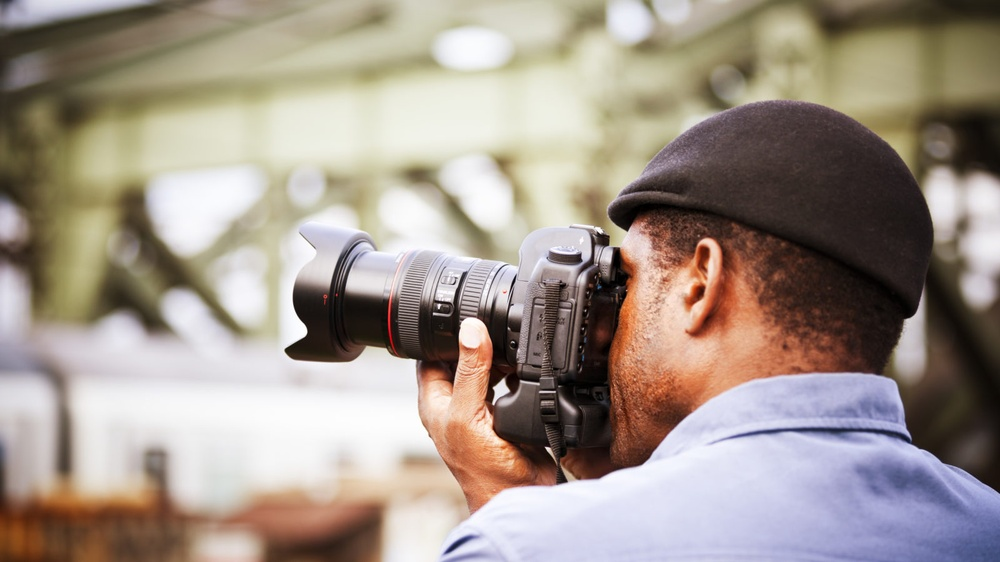
#> input picture image_failed.jpg, 1000 x 562 px, shrunk from 1600 x 900 before the run
$ python -i app.py   (imports and definitions only)
#> lines starting #> are read from the running program, lines starting #| are printed output that depends on the picture
#> further down, picture is the input picture: shape (562, 1000, 3); mean B, G, R 138.5, 148.8, 160.9
from flask import Flask, jsonify, Response
import cv2
import os
from flask import Flask, flash, request, redirect, url_for, send_from_directory

UPLOAD_FOLDER = 'upload'
ALLOWED_EXTENSIONS = {'txt', 'pdf', 'png', 'jpg', 'jpeg', 'gif'}

# [17 lines left out: function choice_face, not called in this run]

def detect_face(image):
    # Carregando o classificador
    classificador = cv2.CascadeClassifier('haarcascade_frontalface_default.xml')

    # Convertendo para cinza
    image_grayscale = cv2.cvtColor(image, cv2.COLOR_BGR2GRAY)
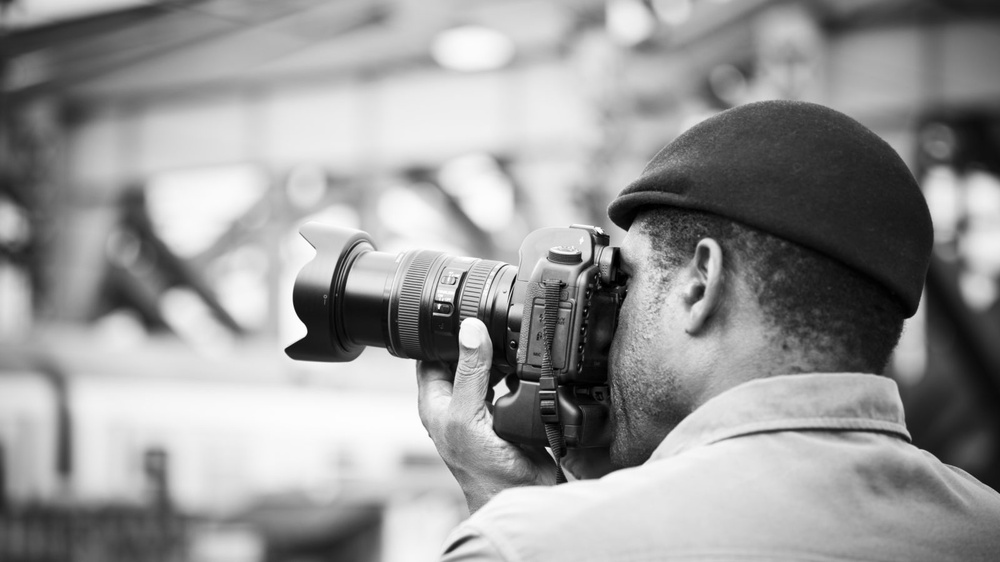
#> image_grayscale: shape (562, 1000); min 0, max 255, mean 151.2

    # Detectando faces no frame
    faces_detectadas = classificador.detectMultiScale(image_grayscale, scaleFactor=1.1, minNeighbors=16)  # parâmetros principais
#> faces_detectadas = ()
    # scaleFactor: Parâmetro que especifica o quanto o tamanho da imagem é reduzido em cada escala de imagem.
    # minNeighbors: Parâmetro que especifica quantos vizinhos cada retângulo candidato deve ter para retê-lo.

    if len(faces_detectadas) > 0:
        # Marcando na imagem o maior rosto encontrado
        image = choice_face(image, faces_detectadas)

        # Using cv2.putText() method
        image = cv2.putText(image, 'Face frontal detected!!!', (35, 35), cv2.FONT_ITALIC, 1, (0, 255, 0), 5, cv2.LINE_AA)
        return True, image

    # Preparando a imagem para caso o algoritmo não encontre faces na imagem
    image = cv2.merge((image_grayscale, image_grayscale, image_grayscale))
    image = cv2.putText(image, 'Face frontal not detected!!!', (35, 35), cv2.FONT_ITALIC, 1, (0, 0, 255), 5, cv2.LINE_AA)
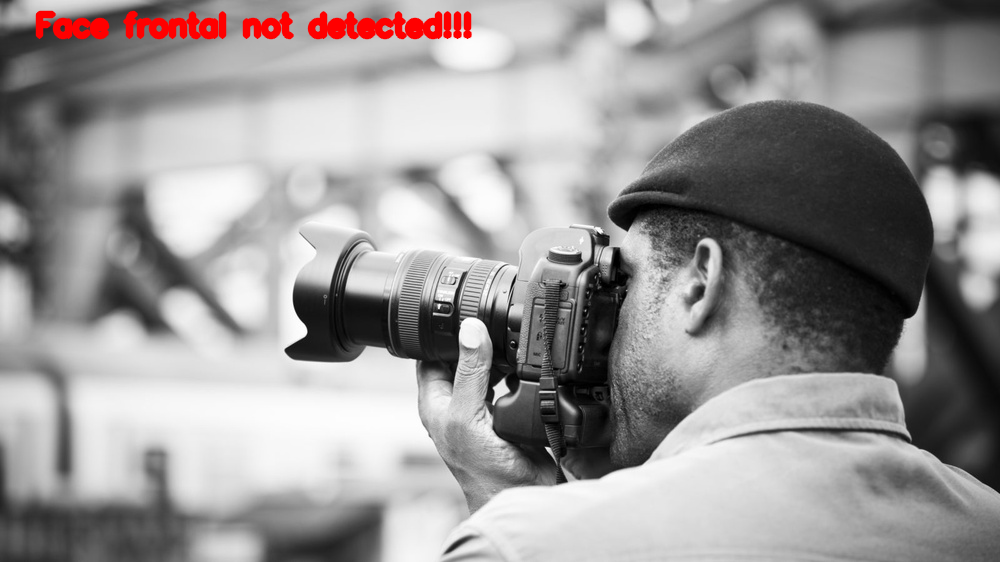
#> image: shape (562, 1000, 3); mean of channels 0, 1, 2 149.4, 149.4, 152.5; drawn as B, G, R
    return False, image

def allowed_file(filename):
    return '.' in filename and \
           filename.rsplit('.', 1)[1].lower() in ALLOWED_EXTENSIONS

# [7 lines left out: function main, not called in this run]

# [1 line not run here, left out]
# [1 line that did not run here, left out]

# [3 lines that did not run here, left out]

# [6 lines that did not run here, left out]

# [6 lines that did not run here, left out]

# [25 lines that did not run here, left out]

# [4 lines not run here, left out]

>>> import cv2
>>> picture = cv2.imread('image_failed.jpg')
>>> result = detect_face(picture)

$ run again, on image_not_success.jpg
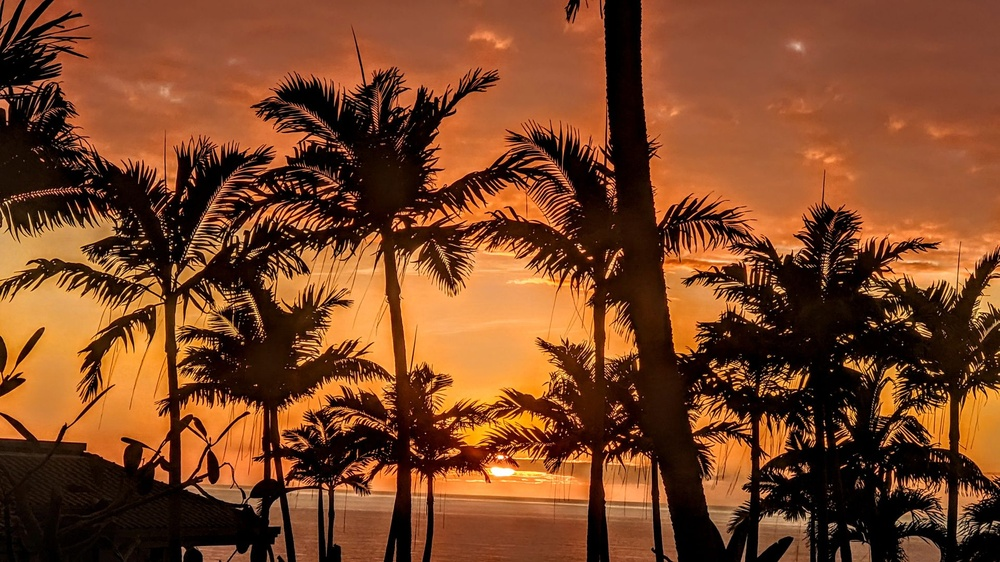
#> input picture image_not_success.jpg, 1000 x 562 px, shrunk from 1920 x 1080 before the run
#> picture is the input picture: shape (562, 1000, 3); mean B, G, R 37.5, 68.8, 122.7
#> in detect_face, `image_grayscale = cv2.cvtColor(image, cv2.COLOR_BGR2GRAY)`:
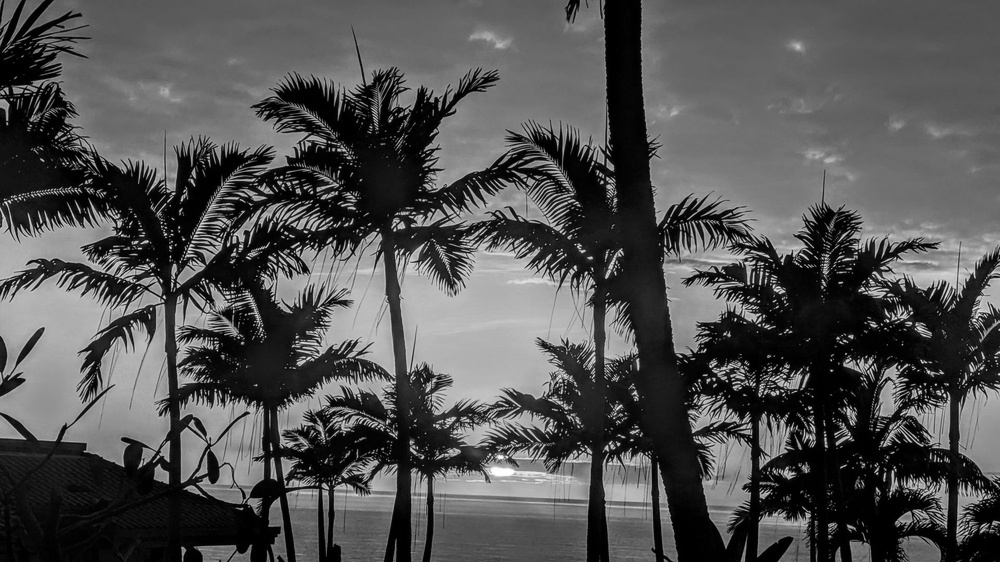
#> image_grayscale: shape (562, 1000); min 0, max 255, mean 81.4
#> faces_detectadas = ()
#> in detect_face, `image = cv2.putText(image, 'Face frontal not detected!!!', (35, 35), c..`:
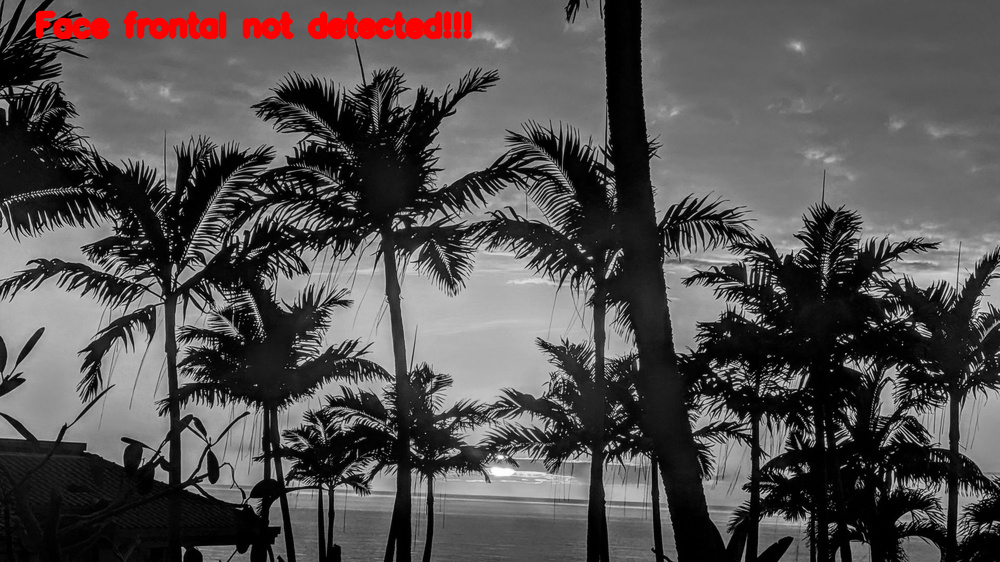
#> image: shape (562, 1000, 3); mean of channels 0, 1, 2 80.2, 80.2, 83.4; drawn as B, G, R

$ run again, on image_success.jpg
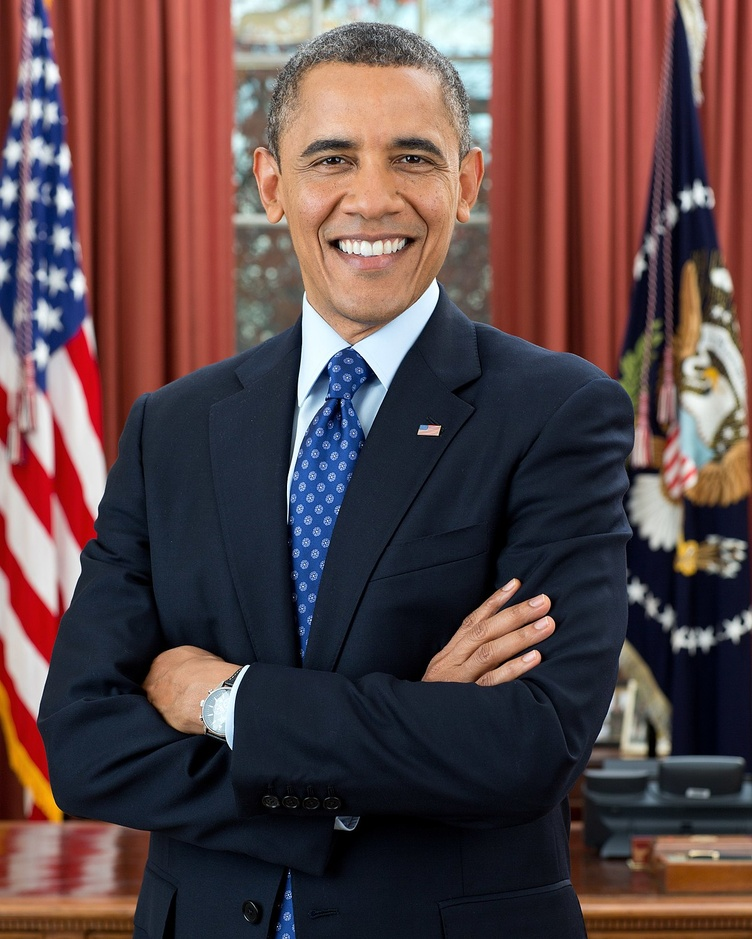
#> input picture image_success.jpg, 752 x 939 px, shrunk from 1200 x 1499 before the run
#> picture is the input picture: shape (939, 752, 3); mean B, G, R 71.5, 70.1, 92.5
#> in detect_face, `image_grayscale = cv2.cvtColor(image, cv2.COLOR_BGR2GRAY)`:
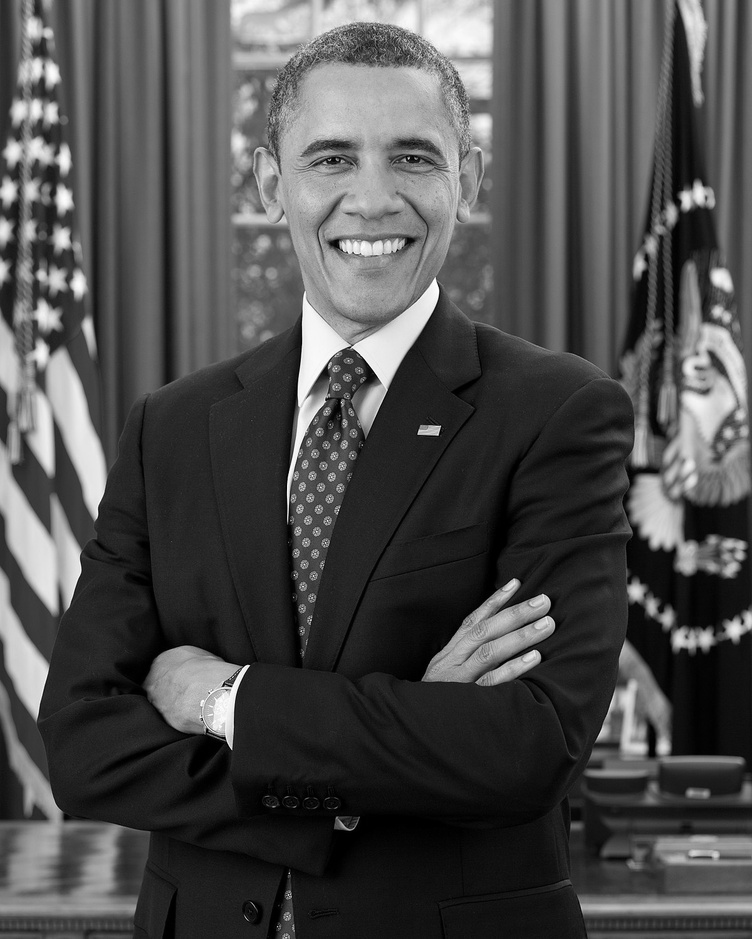
#> image_grayscale: shape (939, 752); min 0, max 254, mean 77
#> faces_detectadas = [[261, 72, 220, 220]]
#> face_detectada = [261, 72, 220, 220]
#> in choice_face, `area_face = face_detectada[2]*face_detectada[3]`: area_face = 48400
#> the loop in choice_face, `for index, (x, y, l, a) in enumerate(faces_detectadas):` made 1 pass
#> in choice_face, `(x, y, l, a) = face_detectada`: x = 261; y = 72; l = 220
#> in detect_face, `image = cv2.putText(image, 'Face frontal detected!!!', (35, 35), cv2.F..`:
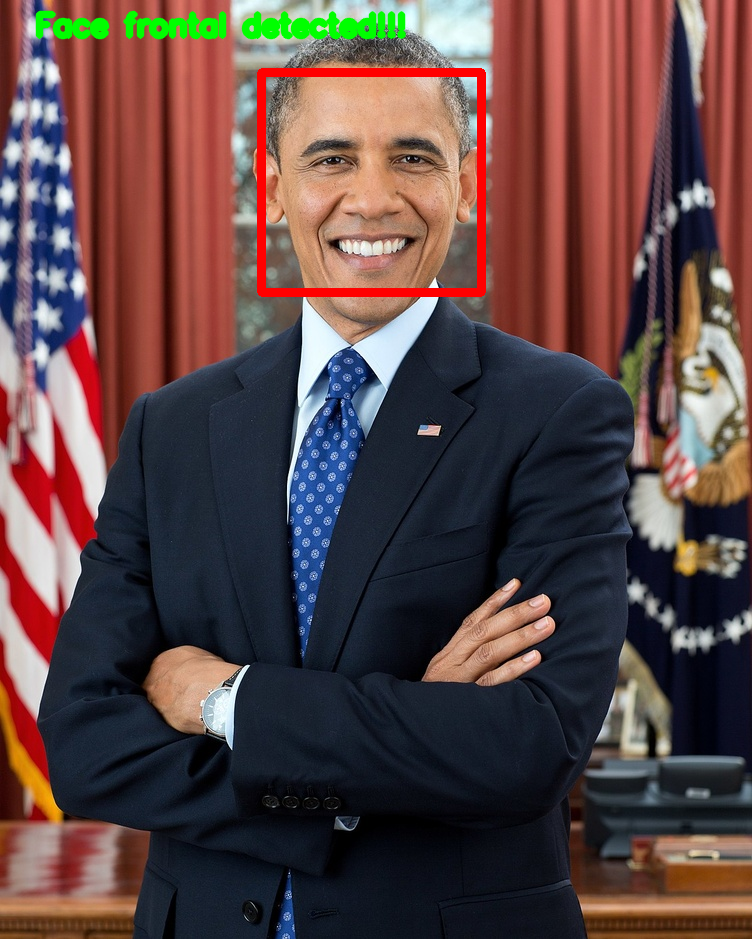
#> image: shape (939, 752, 3); mean B, G, R 69.1, 69.7, 92.1
